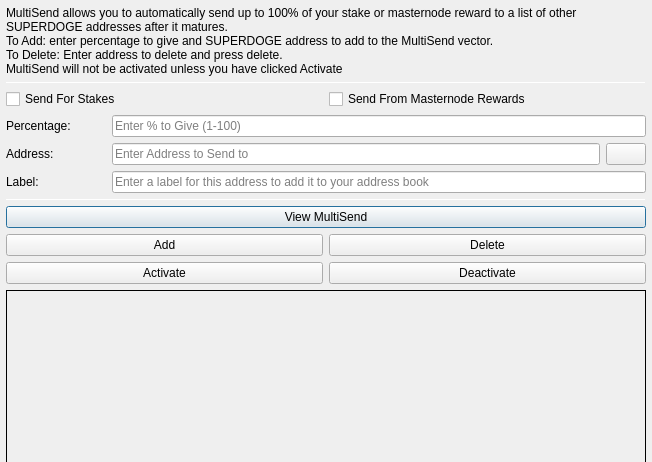
<?xml version="1.0" encoding="UTF-8"?>
<ui version="4.0">
 <class>MultiSendDialog</class>
 <widget class="QDialog" name="MultiSendDialog">
  <property name="windowModality">
   <enum>Qt::NonModal</enum>
  </property>
  <property name="geometry">
   <rect>
    <x>0</x>
    <y>0</y>
    <width>652</width>
    <height>300</height>
   </rect>
  </property>
  <property name="windowTitle">
   <string>MultiSend</string>
  </property>
  <layout class="QVBoxLayout" name="verticalLayout" stretch="0">
   <property name="leftMargin">
    <number>6</number>
   </property>
   <property name="topMargin">
    <number>6</number>
   </property>
   <property name="rightMargin">
    <number>6</number>
   </property>
   <property name="bottomMargin">
    <number>6</number>
   </property>
   <item>
    <layout class="QVBoxLayout" name="verticalLayout_Main" stretch="1,1,1,0,1,1,1">
     <item>
      <widget class="QLabel" name="label_2">
       <property name="lineWidth">
        <number>1</number>
       </property>
       <property name="text">
        <string>MultiSend allows you to automatically send up to 100% of your stake or masternode reward to a list of other SUPERDOGE addresses after it matures.
To Add: enter percentage to give and SUPERDOGE address to add to the MultiSend vector.
To Delete: Enter address to delete and press delete.
MultiSend will not be activated unless you have clicked Activate</string>
       </property>
       <property name="alignment">
        <set>Qt::AlignLeading|Qt::AlignLeft|Qt::AlignTop</set>
       </property>
       <property name="wordWrap">
        <bool>true</bool>
       </property>
      </widget>
     </item>
     <item>
      <widget class="Line" name="line">
       <property name="minimumSize">
        <size>
         <width>0</width>
         <height>1</height>
        </size>
       </property>
       <property name="maximumSize">
        <size>
         <width>16777215</width>
         <height>1</height>
        </size>
       </property>
       <property name="orientation">
        <enum>Qt::Horizontal</enum>
       </property>
      </widget>
     </item>
     <item>
      <layout class="QVBoxLayout" name="verticalLayout_Settings">
       <item>
        <layout class="QHBoxLayout" name="horizontalLayout">
         <item>
          <widget class="QCheckBox" name="multiSendStakeCheckBox">
           <property name="text">
            <string>Send For Stakes</string>
           </property>
          </widget>
         </item>
         <item>
          <widget class="QCheckBox" name="multiSendMasternodeCheckBox">
           <property name="text">
            <string>Send From Masternode Rewards</string>
           </property>
          </widget>
         </item>
        </layout>
       </item>
       <item>
        <layout class="QHBoxLayout" name="horizontalLayout_6">
         <item>
          <widget class="QLabel" name="label">
           <property name="minimumSize">
            <size>
             <width>100</width>
             <height>0</height>
            </size>
           </property>
           <property name="toolTip">
            <string>Percentage of stake to send</string>
           </property>
           <property name="text">
            <string>Percentage:</string>
           </property>
          </widget>
         </item>
         <item>
          <widget class="QLineEdit" name="multiSendPercentEdit">
           <property name="toolTip">
            <string>Enter whole numbers 1 - 100</string>
           </property>
           <property name="placeholderText">
            <string>Enter % to Give (1-100)</string>
           </property>
          </widget>
         </item>
        </layout>
       </item>
       <item>
        <layout class="QHBoxLayout" name="horizontalLayout_7">
         <item>
          <widget class="QLabel" name="label_5">
           <property name="minimumSize">
            <size>
             <width>100</width>
             <height>0</height>
            </size>
           </property>
           <property name="toolTip">
            <string>Address to send portion of stake to</string>
           </property>
           <property name="text">
            <string>Address:</string>
           </property>
          </widget>
         </item>
         <item>
          <widget class="QLineEdit" name="multiSendAddressEdit">
           <property name="toolTip">
            <string/>
           </property>
           <property name="placeholderText">
            <string>Enter Address to Send to</string>
           </property>
          </widget>
         </item>
         <item>
          <widget class="QPushButton" name="addressBookButton">
           <property name="maximumSize">
            <size>
             <width>16777215</width>
             <height>32</height>
            </size>
           </property>
           <property name="toolTip">
            <string>Choose an address from the address book</string>
           </property>
           <property name="text">
            <string/>
           </property>
           <property name="icon">
            <iconset resource="../superdoge.qrc">
             <normaloff>:/icons/address-book</normaloff>:/icons/address-book</iconset>
           </property>
           <property name="shortcut">
            <string>Alt+A</string>
           </property>
           <property name="autoDefault">
            <bool>false</bool>
           </property>
          </widget>
         </item>
        </layout>
       </item>
      </layout>
     </item>
     <item>
      <layout class="QHBoxLayout" name="horizontalLayout_3">
       <item>
        <widget class="QLabel" name="label_3">
         <property name="minimumSize">
          <size>
           <width>100</width>
           <height>0</height>
          </size>
         </property>
         <property name="text">
          <string>Label:</string>
         </property>
        </widget>
       </item>
       <item>
        <widget class="QLineEdit" name="labelAddressLabelEdit">
         <property name="placeholderText">
          <string>Enter a label for this address to add it to your address book</string>
         </property>
        </widget>
       </item>
      </layout>
     </item>
     <item>
      <widget class="Line" name="line_2">
       <property name="minimumSize">
        <size>
         <width>0</width>
         <height>1</height>
        </size>
       </property>
       <property name="maximumSize">
        <size>
         <width>16777215</width>
         <height>1</height>
        </size>
       </property>
       <property name="orientation">
        <enum>Qt::Horizontal</enum>
       </property>
      </widget>
     </item>
     <item>
      <layout class="QVBoxLayout" name="verticalLayout_Buttons">
       <item>
        <layout class="QHBoxLayout" name="horizontalLayout_4">
         <item>
          <widget class="QPushButton" name="viewButton">
           <property name="toolTip">
            <string/>
           </property>
           <property name="statusTip">
            <string>View MultiSend Vector</string>
           </property>
           <property name="text">
            <string>View MultiSend</string>
           </property>
          </widget>
         </item>
        </layout>
       </item>
       <item>
        <layout class="QHBoxLayout" name="horizontalLayout_2">
         <item>
          <widget class="QPushButton" name="addButton">
           <property name="toolTip">
            <string/>
           </property>
           <property name="statusTip">
            <string>Add to MultiSend Vector</string>
           </property>
           <property name="text">
            <string>Add</string>
           </property>
          </widget>
         </item>
         <item>
          <widget class="QPushButton" name="deleteButton">
           <property name="toolTip">
            <string/>
           </property>
           <property name="statusTip">
            <string>Delete Address From MultiSend Vector</string>
           </property>
           <property name="text">
            <string>Delete</string>
           </property>
          </widget>
         </item>
        </layout>
       </item>
       <item>
        <layout class="QHBoxLayout" name="horizontalLayout_5">
         <item>
          <widget class="QPushButton" name="activateButton">
           <property name="statusTip">
            <string>Activate MultiSend</string>
           </property>
           <property name="text">
            <string>Activate</string>
           </property>
          </widget>
         </item>
         <item>
          <widget class="QPushButton" name="disableButton">
           <property name="statusTip">
            <string>Deactivate MultiSend</string>
           </property>
           <property name="text">
            <string>Deactivate</string>
           </property>
          </widget>
         </item>
        </layout>
       </item>
      </layout>
     </item>
     <item>
      <widget class="QLabel" name="message">
       <property name="minimumSize">
        <size>
         <width>0</width>
         <height>180</height>
        </size>
       </property>
       <property name="frameShape">
        <enum>QFrame::Panel</enum>
       </property>
       <property name="frameShadow">
        <enum>QFrame::Plain</enum>
       </property>
       <property name="lineWidth">
        <number>1</number>
       </property>
       <property name="midLineWidth">
        <number>1</number>
       </property>
       <property name="text">
        <string/>
       </property>
       <property name="alignment">
        <set>Qt::AlignLeading|Qt::AlignLeft|Qt::AlignTop</set>
       </property>
       <property name="wordWrap">
        <bool>true</bool>
       </property>
      </widget>
     </item>
    </layout>
   </item>
  </layout>
 </widget>
 <resources>
  <include location="../superdoge.qrc"/>
 </resources>
 <connections/>
</ui>
